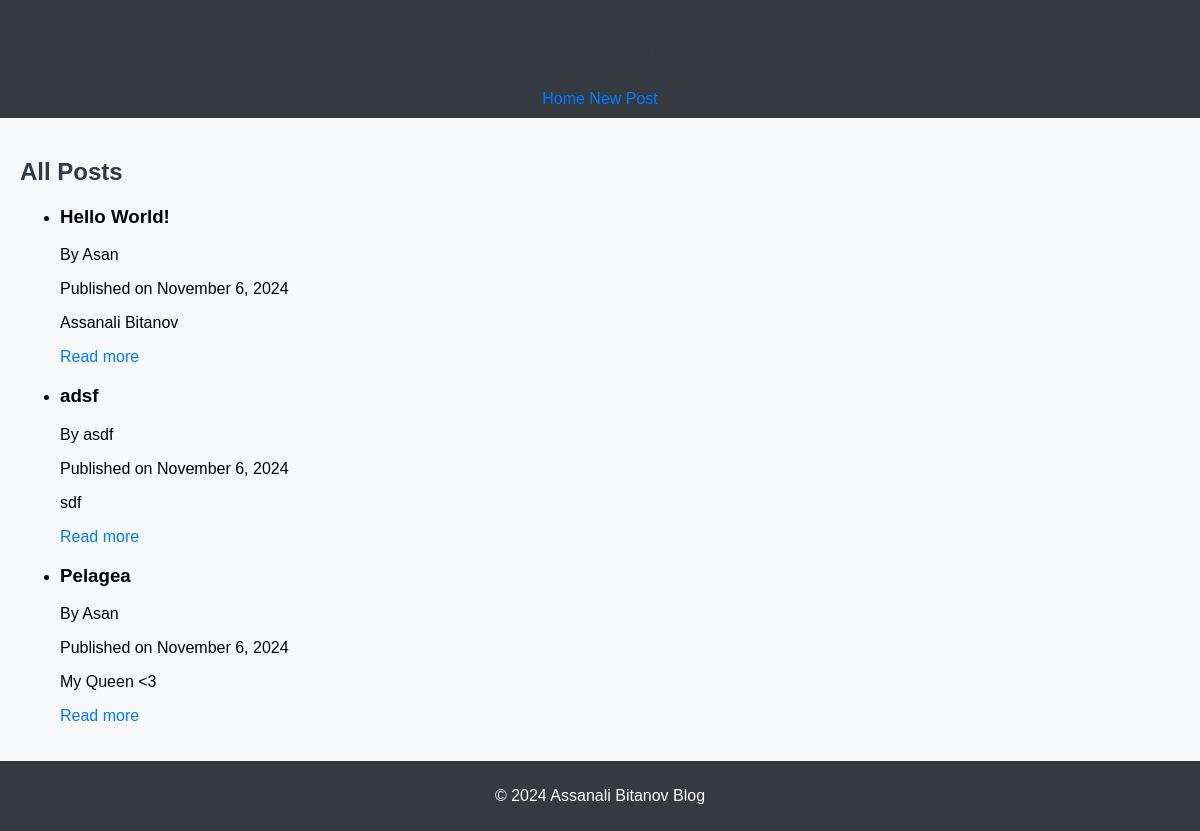
The page /blog/ on the database as committed earlier.
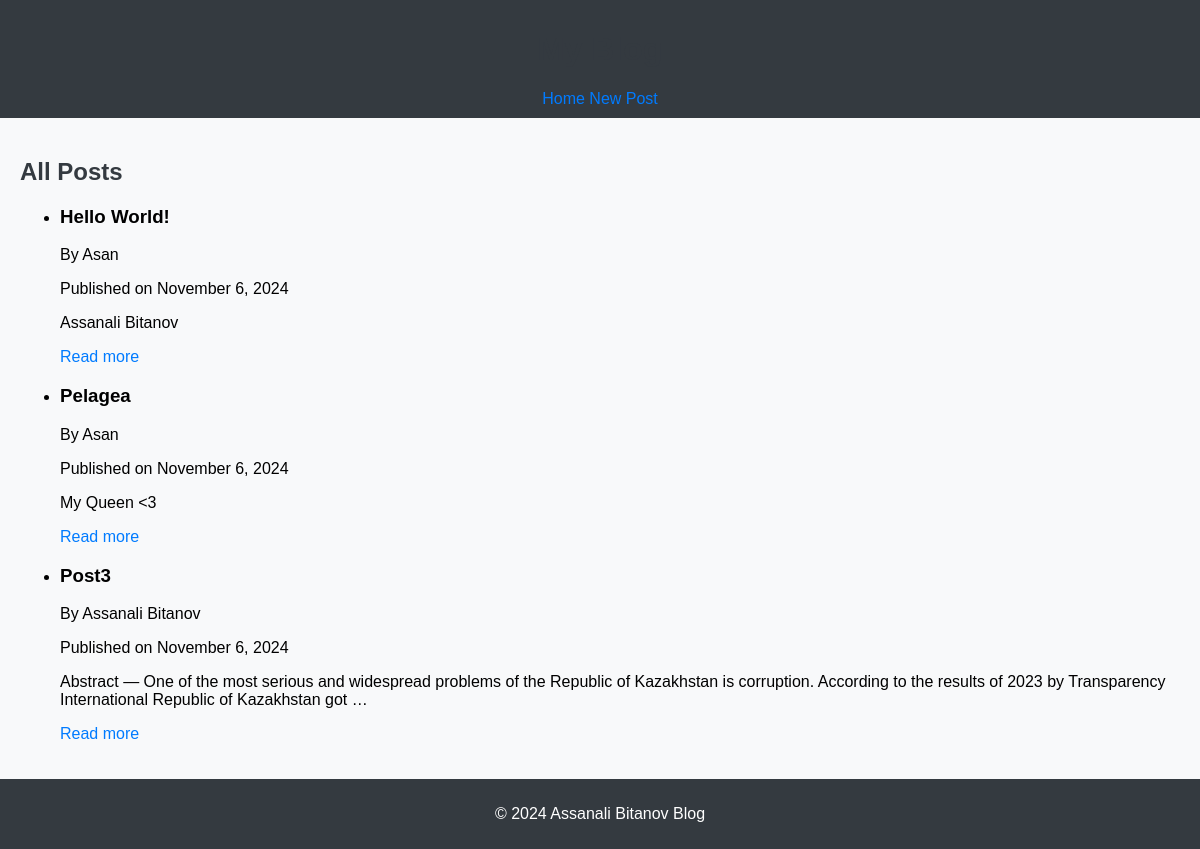
The same page on the database as committed later.
### blog/models.py (models this page shows, shortened)
class Post(models.Model):
    title = models.CharField(max_length=200)
    content = models.TextField()
    author = models.CharField(max_length=100)
    published_date = models.DateTimeField(auto_now_add=True)
    categories = models.ManyToManyField(Category, related_name='posts')
    image = models.ImageField(upload_to='post_images/', blank=True, null=True)
    objects = models.Manager()
    published = PublishedPostManager()

### blog/views.py (the view)
# urls.py: path('', PostListView.as_view(), name='post_list'),
class PostListView(ListView):
    model = Post
    template_name = 'blog/post_list.html'
    context_object_name = 'posts'
    def get_queryset(self):
        return Post.published.all()

### blog/models.py (called while the page is built)
    def get_queryset(self):
        return super().get_queryset().filter(published_date__isnull=False)

### blog/templates/blog/post_list.html (shortened to what this page needs)
{% extends "blog/base.html" %}
{% block content %}
    <h2>All Posts</h2>
    <ul>
        {% for post in posts %}
            <li>
                <h3>{{ post.title }}</h3>
                <p>By {{ post.author }}</p>
                <p>Published on {{ post.published_date|date:"F j, Y" }}</p>
                <p>{{ post.content|truncatewords:30 }}</p>
                <a href="{% url 'post_detail' post.id %}">Read more</a>
            </li>
        {% empty %}
            <li>No posts are available.</li>
        {% endfor %}
    </ul>
{% endblock %}

Rows that differ between the two databases and show on the page:
removed Post: title "adsf", author "asdf", published_date "November 6, 2024", content "sdf"
added Post: title "Post3", author "Assanali Bitanov", published_date "November 6, 2024", content "Abstract — One of the most serious and widespread problems of the Republic of Kazakhstan is corruption. According to the results of 2023 by Transparency International Republic of Kazakhstan got …"
